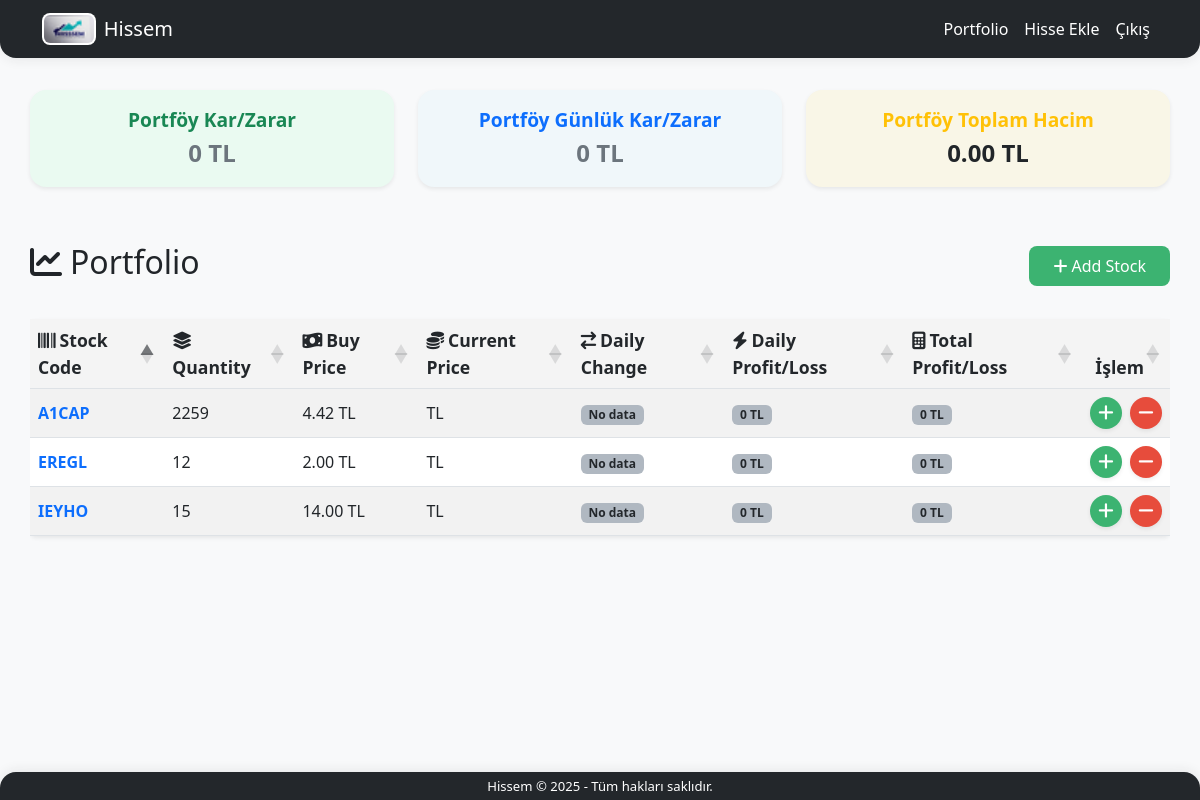
The page /portfolio/ (signed in) on the database its author committed.
### portfolio/models.py (models this page shows, shortened)
class Portfolio(models.Model):
    user = models.ForeignKey(User, on_delete=models.CASCADE)
    stock_code = models.CharField(max_length=10)
    buy_price = models.DecimalField(max_digits=10, decimal_places=2)
    quantity = models.PositiveIntegerField()
    buy_date = models.DateField()

### portfolio/views.py (the view)
# urls.py: path('portfolio/', views.portfolio_list, name='portfolio_list'),
@login_required
def portfolio_list(request):
    portfolios = Portfolio.objects.filter(user=request.user)
    portfolio_details = []
    total_profit_loss = 0
    total_daily_profit_loss = 0
    total_volume = 0
    for portfolio in portfolios:
        try:
            current_price, previous_close, api_percent = get_stock_price(portfolio.stock_code)
            if current_price is not None:
                profit_loss = (current_price - float(portfolio.buy_price)) * portfolio.quantity
                daily_diff = current_price - previous_close if previous_close else 0
                daily_profit_loss = daily_diff * portfolio.quantity
                daily_percent = api_percent if api_percent is not None else ((current_price - previous_close) / previous_close * 100) if previous_close else 0
                portfolio_details.append({
                    'portfolio': portfolio,
                    'current_price': current_price,
                    'profit_loss': profit_loss,
                    'daily_diff': daily_diff,
                    'daily_profit_loss': daily_profit_loss,
                    'daily_percent': daily_percent
                })
                total_profit_loss += profit_loss
                total_daily_profit_loss += daily_profit_loss
                total_volume += current_price * portfolio.quantity
            else:
                portfolio_details.append({
                    'portfolio': portfolio,
                    'current_price': 'Veri yok',
                    'profit_loss': 'N/A',
                    'daily_diff': 'N/A',
                    'daily_profit_loss': 'N/A',
                    'daily_percent': 'N/A'
                })
        except Exception as e:
            print(f"Portfolio işleme hatası ({portfolio.stock_code}): {str(e)}")
            portfolio_details.append({
                'portfolio': portfolio,
                'current_price': 'Hata',
                'profit_loss': 'N/A',
                'daily_diff': 'N/A',
                'daily_profit_loss': 'N/A',
                'daily_percent': 'N/A'
            })
    return render(request, 'portfolio/portfolio_list.html', {
        'portfolio_details': portfolio_details,
        'total_profit_loss': total_profit_loss,
        'total_daily_profit_loss': total_daily_profit_loss,
        'total_volume': total_volume,
        'stocks': get_bist_stocks(),
    })

### portfolio/templates/portfolio/portfolio_list.html (shortened to what this page needs)
{% extends 'portfolio/base.html' %}
{% block content %}
<div class="row mb-4">
  <div class="col-md-4 mb-2">
    <div class="card shadow-sm text-center border-0" style="background:#eafaf1;">
      <div class="card-body p-3">
        <div class="fw-bold text-success" style="font-size:1.2rem;">Portföy Kar/Zarar</div>
        <div class="fs-4 fw-bold">
          {% if total_profit_loss > 0 %}
            <span class="text-success">+{{ total_profit_loss|floatformat:2 }} TL</span>
          {% elif total_profit_loss < 0 %}
            <span class="text-danger">{{ total_profit_loss|floatformat:2 }} TL</span>
          {% else %}
            <span class="text-secondary">0 TL</span>
          {% endif %}
        </div>
      </div>
    </div>
  </div>
  <div class="col-md-4 mb-2">
    <div class="card shadow-sm text-center border-0" style="background:#f0f7fa;">
      <div class="card-body p-3">
        <div class="fw-bold text-primary" style="font-size:1.2rem;">Portföy Günlük Kar/Zarar</div>
        <div class="fs-4 fw-bold">
          {% if total_daily_profit_loss > 0 %}
            <span class="text-success">+{{ total_daily_profit_loss|floatformat:2 }} TL</span>
          {% elif total_daily_profit_loss < 0 %}
            <span class="text-danger">{{ total_daily_profit_loss|floatformat:2 }} TL</span>
          {% else %}
            <span class="text-secondary">0 TL</span>
          {% endif %}
        </div>
      </div>
    </div>
  </div>
  <div class="col-md-4 mb-2">
    <div class="card shadow-sm text-center border-0" style="background:#f9f6e7;">
      <div class="card-body p-3">
        <div class="fw-bold text-warning" style="font-size:1.2rem;">Portföy Toplam Hacim</div>
        <div class="fs-4 fw-bold text-dark">{{ total_volume|floatformat:2 }} TL</div>
      </div>
    </div>
  </div>
</div>
<div class="d-flex justify-content-between align-items-center mb-4">
    <h2><i class="fa-solid fa-chart-line me-2"></i>Portfolio</h2>
    <a href="{% url 'portfolio_add' %}" class="btn btn-success"><i class="fa-solid fa-plus me-1"></i>Add Stock</a>
</div>
{% if portfolio_details %}
    <div class="table-responsive">
        <table id="portfolio-table" class="table table-striped table-hover align-middle rounded shadow-sm">
            <thead>
                <tr>
                    <th><i class="fa-solid fa-barcode me-1"></i>Stock Code</th>
                    <th><i class="fa-solid fa-layer-group me-1"></i>Quantity</th>
                    <th><i class="fa-solid fa-money-bill-wave me-1"></i>Buy Price</th>
                    <th><i class="fa-solid fa-coins me-1"></i>Current Price</th>
                    <th><i class="fa-solid fa-arrow-right-arrow-left me-1"></i>Daily Change</th>
                    <th><i class="fa-solid fa-bolt me-1"></i>Daily Profit/Loss</th>
                    <th><i class="fa-solid fa-calculator me-1"></i>Total Profit/Loss</th>
                    <th class="text-end">İşlem</th>
                </tr>
            </thead>
            <tbody>
                {% for detail in portfolio_details %}
                    <tr data-portfolio-id="{{ detail.portfolio.id }}">
                        <td>
                            <a href="{% url 'portfolio_edit' detail.portfolio.id %}" class="text-decoration-none fw-bold">
                                {{ detail.portfolio.stock_code }}
                            </a>
                        </td>
                        <td>{{ detail.portfolio.quantity }}</td>
                        <td>{{ detail.portfolio.buy_price }} TL</td>
                        <td>{{ detail.current_price|floatformat:2 }} TL</td>
                        <td>
                            {% if detail.daily_percent != 'N/A' %}
                                <span class="fw-bold">
                                    {% if detail.daily_percent > 0 %}+{% endif %}{{ detail.daily_percent|floatformat:2 }}%
                                </span>
                                <span class="text-muted small">({% if detail.daily_diff > 0 %}+{% endif %}{{ detail.daily_diff|floatformat:2 }} TL)</span>
                            {% else %}
                                <span class="badge bg-secondary">No data</span>
                            {% endif %}
                        </td>
                        <td>
                            {% if detail.daily_profit_loss > 0 %}
                                <span class="badge bg-success">+{{ detail.daily_profit_loss|floatformat:2 }} TL</span>
                            {% elif detail.daily_profit_loss < 0 %}
                                <span class="badge bg-danger">{{ detail.daily_profit_loss|floatformat:2 }} TL</span>
                            {% else %}
                                <span class="badge bg-secondary">0 TL</span>
                            {% endif %}
                        </td>
                        <td>
                            {% if detail.profit_loss > 0 %}
                                <span class="badge bg-success">+{{ detail.profit_loss|floatformat:2 }} TL</span>
                            {% elif detail.profit_loss < 0 %}
                                <span class="badge bg-danger">{{ detail.profit_loss|floatformat:2 }} TL</span>
                            {% else %}
                                <span class="badge bg-secondary">0 TL</span>
                            {% endif %}
                        </td>
                        <td class="text-end">
                            <div class="d-inline-flex gap-2">
                                <button class="btn btn-circle btn-success btn-sm shadow-sm" title="Ekle"><i class="fa fa-plus"></i></button>
                                <button class="btn btn-circle btn-danger btn-sm shadow-sm" title="Çıkar"><i class="fa fa-minus"></i></button>
                            </div>
                        </td>
                    </tr>
                {% endfor %}
            </tbody>
        </table>
    </div>
{% else %}
    <div class="alert alert-info">
        No stocks in your portfolio yet. <a href="{% url 'portfolio_add' %}">Add now!</a>
    </div>
{% endif %}
{% endblock %}
{% block extra_js %}
<link rel="stylesheet" href="https://cdn.datatables.net/1.13.6/css/dataTables.bootstrap5.min.css"/>
{% endblock %}

### portfolio/templates/portfolio/base.html (shortened to what this page needs)
{% load static %}
<!DOCTYPE html>
<html lang="tr" style="height: 100%;">
<head>
    <link href="https://cdn.jsdelivr.net/npm/bootstrap@5.3.0/dist/css/bootstrap.min.css" rel="stylesheet">
    <link rel="stylesheet" href="https://cdnjs.cloudflare.com/ajax/libs/font-awesome/6.4.0/css/all.min.css">
</head>
<body>
    <nav class="navbar navbar-expand-lg navbar-dark bg-dark">
        <div class="container">
            <a class="navbar-brand d-flex align-items-center gap-2" href="{% url 'home' %}">
                <img src="{% static 'portfolio/logo.png' %}" alt="Hissem Logo" style="height:32px; border-radius:8px; background:#fff; padding:2px;"> Hissem
            </a>
            <div class="collapse navbar-collapse" id="navbarNav">
                <ul class="navbar-nav ms-auto">
                    {% if user.is_authenticated %}
                        <li class="nav-item">
                            <a class="nav-link" href="{% url 'portfolio_list' %}">Portfolio</a>
                        </li>
                        <li class="nav-item">
                            <a class="nav-link" href="{% url 'portfolio_add' %}">Hisse Ekle</a>
                        </li>
                        <li class="nav-item">
                            <a class="nav-link" href="{% url 'logout' %}">Çıkış</a>
                        </li>
                    {% endif %}
                </ul>
            </div>
        </div>
    </nav>
    <div class="container main-content">
        {% block content %}
        {% endblock %}
    </div>
    {% block extra_js %}{% endblock %}
    <footer>
        <div class="container">Hissem &copy; 2025 - Tüm hakları saklıdır.</div>
    </footer>
</body>
</html>

### portfolio/templates/portfolio/base.html (style rules this page uses)
html, body { height: 100%; }
body { min-height: 100vh; display: flex; flex-direction: column; background: #f8f9fa; }
.main-content { flex: 1 0 auto; padding: 2rem 0; }
.card { box-shadow: 0 2px 12px rgba(34,34,34,0.08); border-radius: 16px; border: none; background: #fff; margin-bottom: 1.5rem; }
.navbar { background: #23272b !important; border-radius: 0 0 16px 16px; box-shadow: 0 2px 12px rgba(34,34,34,0.08); }
.navbar .navbar-brand, .navbar .nav-link { color: #fff !important; }
.table thead th { font-size: 1.1rem; font-weight: 600; background: #f4f4f4; color: #23272b; border-top: none; }
.btn-success { background: #3CB371; border: none; padding: 0.5rem 1.5rem; border-radius: 8px; }
.badge.bg-secondary { background: #b0b8c1 !important; color: #23272b; }
footer { background: #23272b; color: #fff; padding: 0.3rem 0 0.2rem 0; text-align: center; border-radius: 16px 16px 0 0; flex-shrink: 0; margin-top: 2rem; font-size: 0.82rem; box-shadow: 0 -2px 12px rgba(34,34,34,0.08); }

### portfolio/templates/portfolio/portfolio_list.html (style rules this page uses)
.btn-circle { width: 32px; height: 32px; padding: 0; border-radius: 50%; display: inline-flex; align-items: center; justify-content: center; font-size: 1.1rem; transition: box-shadow 0.2s, background 0.2s; }
.btn-circle.btn-success { background: #3CB371; border: none; }
.btn-circle.btn-danger { background: #E74C3C; border: none; }
.btn-circle i { color: #fff; }

### rows shown on the page
Portfolio: portfolio.stock_code "EREGL", portfolio.quantity "12", portfolio.buy_price "2.00"
Portfolio: portfolio.stock_code "A1CAP", portfolio.quantity "2259", portfolio.buy_price "4.42"
Portfolio: portfolio.stock_code "IEYHO", portfolio.quantity "15", portfolio.buy_price "14.00"

### other values the page prints
{{ total_volume|floatformat:2 }} "0.00"
